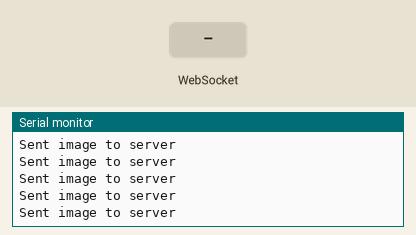
Recording of a sketch running on a simulated ESP32. Parts: the last lines printed to the serial monitor. The test bench sets the inputs (shaded band). WiFi joins after 1.5 s; servers stay silent unless stated; the camera gives no picture.

Above: at 3.5 s.
3.6 s: WebSocket text "1" received
At 3.7 s:
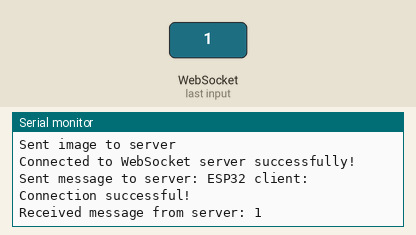
5.1 s: WebSocket text "0" received
At 5.16 s:
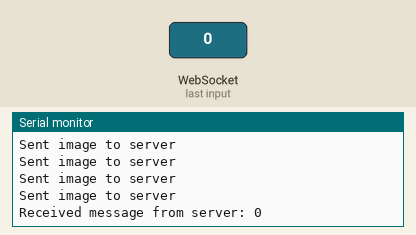
6.6 s: WebSocket text "2" received
At 6.61 s:
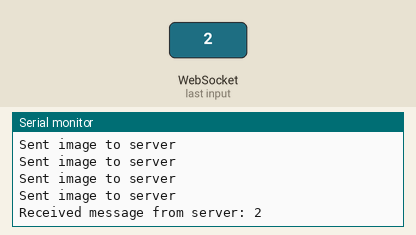

Measured:
- after the input at 3.6 s, the serial monitor: prints a new line at once (image 1)
- after the input at 5.1 s, the serial monitor: prints a new line after 0.05 s (image 2)
- after the input at 6.6 s, the serial monitor: prints a new line at once (image 3)

The sketch:

index.ino
```cpp
#include <WiFi.h>
#include <WebSocketsClient.h>
#include "esp_camera.h"

// Wi-Fi credentials
const char* ssid = "D0806";
const char* password = "INSIDESD0806";

// WebSocket server IP (thay đổi theo địa chỉ server của bạn)
const char* webSocketServer = "192.168.0.17"; // IP của WebSocket server Node.js

WebSocketsClient webSocket;

// Camera configuration
camera_config_t config;

void setup() {
  Serial.begin(115200);

  // Kết nối Wi-Fi
  WiFi.begin(ssid, password);
  while (WiFi.status() != WL_CONNECTED) {
    delay(1000);
    Serial.println("Connecting to WiFi...");
  }
  Serial.println("Connected to WiFi!");

  // Thiết lập cấu hình cho camera ESP32
  config.ledc_channel = LEDC_CHANNEL_0;
  config.ledc_timer = LEDC_TIMER_0;
  config.pin_d0 = 5;
  config.pin_d1 = 18;
  config.pin_d2 = 19;
  config.pin_d3 = 21;
  config.pin_d4 = 36;
  config.pin_d5 = 39;
  config.pin_d6 = 34;
  config.pin_d7 = 35;
  config.pin_xclk = 0;
  config.pin_pclk = 22;
  config.pin_vsync = 25;
  config.pin_href = 23;
  config.pin_sscb_sda = 26;
  config.pin_sscb_scl = 27;
  config.pin_pwdn = 32;
  config.pin_reset = -1;
  config.xclk_freq_hz = 20000000;
  config.pixel_format = PIXFORMAT_JPEG;
  config.frame_size = FRAMESIZE_SVGA;
  config.jpeg_quality = 15; // Chất lượng thấp để truyền tải nhanh hơn
  config.fb_count = 2;

  // Khởi tạo camera
  esp_err_t err = esp_camera_init(&config);
  if (err != ESP_OK) {
    Serial.println("Camera initialization failed!");
    return;
  }

  sensor_t *s = esp_camera_sensor_get();
if (s != nullptr) {
  s->set_hmirror(s, 1); // Lật ngang
  s->set_vflip(s, 1);   // Lật dọc
  Serial.println("Camera flipped successfully!");
} else {
  Serial.println("Failed to access camera sensor!");
}

  // Kết nối tới WebSocket server
  webSocket.begin(webSocketServer, 3001, "/");
  webSocket.onEvent(webSocketEvent); // Đăng ký sự kiện WebSocket
}

void loop() {
  webSocket.loop(); // Kiểm tra sự kiện WebSocket

  // Chụp và gửi hình ảnh mỗi 100ms
  // static unsigned long lastTime = 0;
  // if (millis() - lastTime > 100) { // Cập nhật hình ảnh mỗi 100ms
  //   lastTime = millis();

    // Chụp khung hình từ camera
    camera_fb_t *fb = esp_camera_fb_get();
    if (!fb) {
      Serial.println("Camera capture failed");
      return;
    }

    // Gửi khung hình qua WebSocket
    webSocket.sendBIN(fb->buf, fb->len);
    Serial.println("Sent image to server");

    // Trả lại bộ nhớ cho khung hình
    esp_camera_fb_return(fb);
  // }
}

// Hàm xử lý sự kiện WebSocket
void webSocketEvent(WStype_t type, uint8_t *payload, size_t length) {
  if (type == WStype_CONNECTED) {
    // Khi kết nối thành công
    Serial.println("Connected to WebSocket server successfully!");

    // Gửi tin nhắn xác nhận
    String message = "ESP32 client: Connection successful!";
    webSocket.sendTXT(message);
    Serial.println("Sent message to server: " + message);
  }
  else if (type == WStype_DISCONNECTED) {
    Serial.println("Disconnected from WebSocket server.");
  }
  else if (type == WStype_ERROR) {
    Serial.println("WebSocket error occurred.");
  }
  else if (type == WStype_TEXT) {
    // Xử lý tin nhắn từ server nếu có
    String receivedMessage = String((char*)payload);
    Serial.println("Received message from server: " + receivedMessage);
  }
}
```
